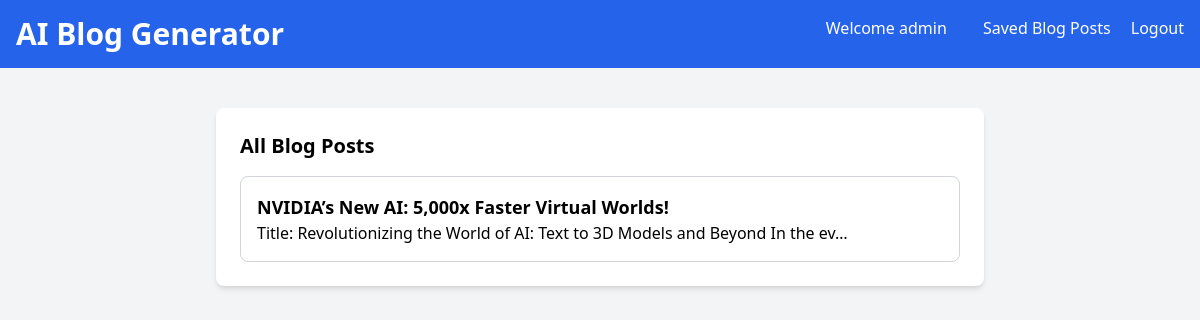
The page /blog-list (signed in) on the database its author committed.
### blog_generator/models.py (models this page shows, shortened)
class BlogPost(models.Model):
    user = models.ForeignKey(User, on_delete=models.CASCADE)
    youtube_title = models.CharField(max_length=255)
    youtube_link = models.URLField()
    generated_content = models.TextField()

### blog_generator/views.py (the view)
# urls.py: path('blog-list', views.blog_list, name='blog-list'),
def blog_list(request):
    blog_articles = BlogPost.objects.filter(user=request.user)
    return render(request, "all-blogs.html", {"blog_articles": blog_articles})

### templates/all-blogs.html (shortened to what this page needs)
<!DOCTYPE html>
<html lang="en">
<head>
    <link href="https://cdn.jsdelivr.net/npm/tailwindcss@2.2.19/dist/tailwind.min.css" rel="stylesheet">
</head>
<body class="bg-gray-100 font-sans antialiased">
    <nav class="bg-blue-600 p-4 text-white flex justify-between">
        <div>
            <h1 class="text-3xl font-bold">AI Blog Generator</h1>
        </div>
        <div>
            <a href="#" class="text-white hover:underline mx-4">Welcome {{ user.username }}</a>
            <a href="/blog-list" class="text-white hover:underline mx-4">Saved Blog Posts</a>
            <a href="#" class="text-white hover:underline">Logout</a>
        </div>
    </nav>
    <div class="container mx-auto mt-10 px-4 sm:px-0">
        <div class="max-w-3xl mx-auto bg-white p-6 rounded-lg shadow-md">
            <section>
                <h2 class="text-xl mb-4 font-semibold">All Blog Posts</h2>
                <div class="space-y-4">
                    {% for article in blog_articles reversed %}
                    <a href="blog-details/{{article.id}}">
                        <div class="border border-gray-300 p-4 rounded-lg">
                            <h3 class="text-lg font-semibold">{{article.youtube_title}}</h3>
                            <p>{{article.generated_content|truncatechars:80}}</p>
                        </div>
                    </a>
                    {% endfor %}
                </div>
            </section>
        </div>
    </div>
</body>
</html>

### rows shown on the page
BlogPost: youtube_title "NVIDIA’s New AI: 5,000x Faster Virtual Worlds!", generated_content "Title: Revolutionizing the World of AI: Text to 3D Models and Beyond In the ev…"

### other values the page prints
{{ user.username }} "admin"
